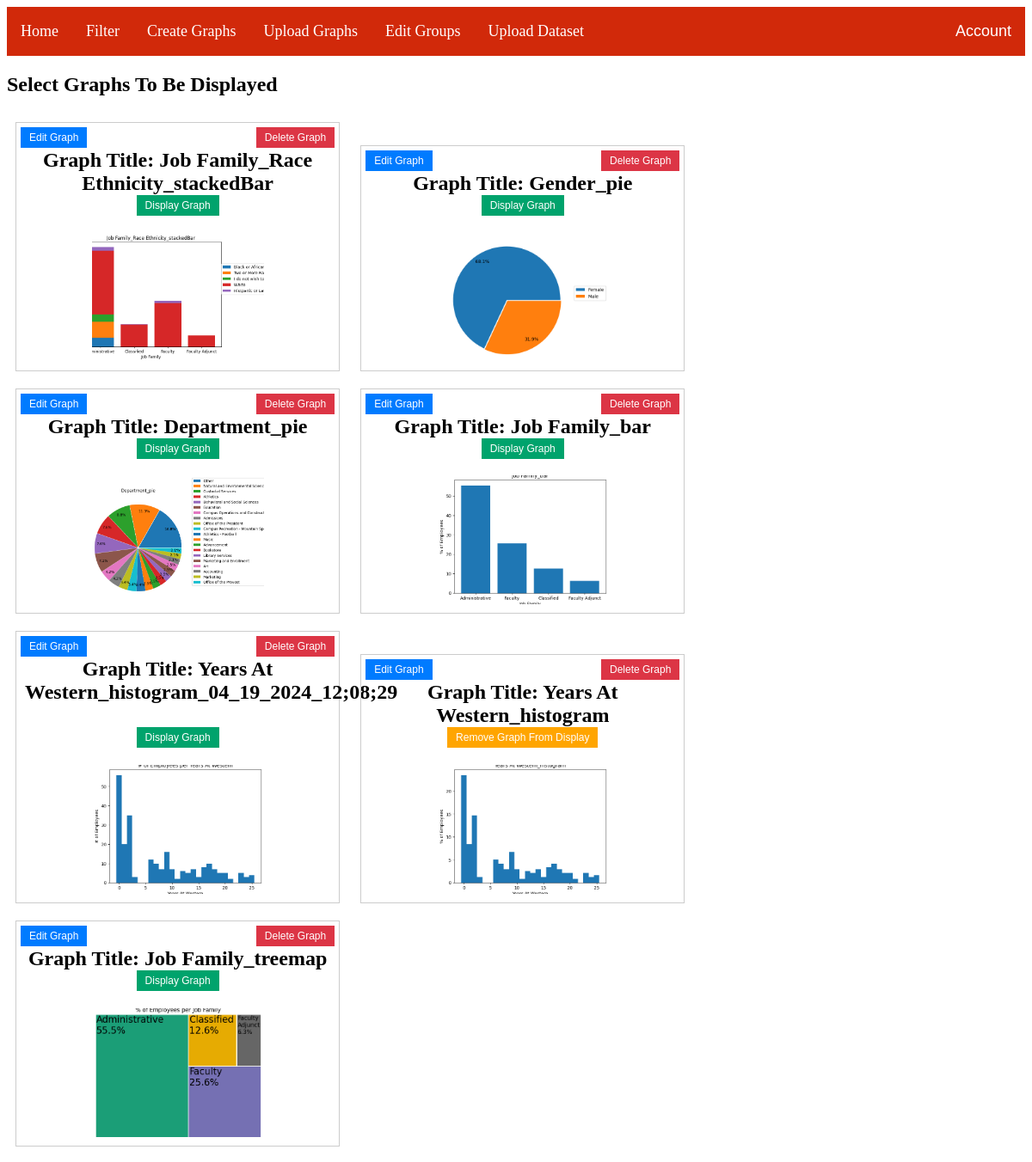
The page /uploadGraphs (signed in) on the database as committed earlier.
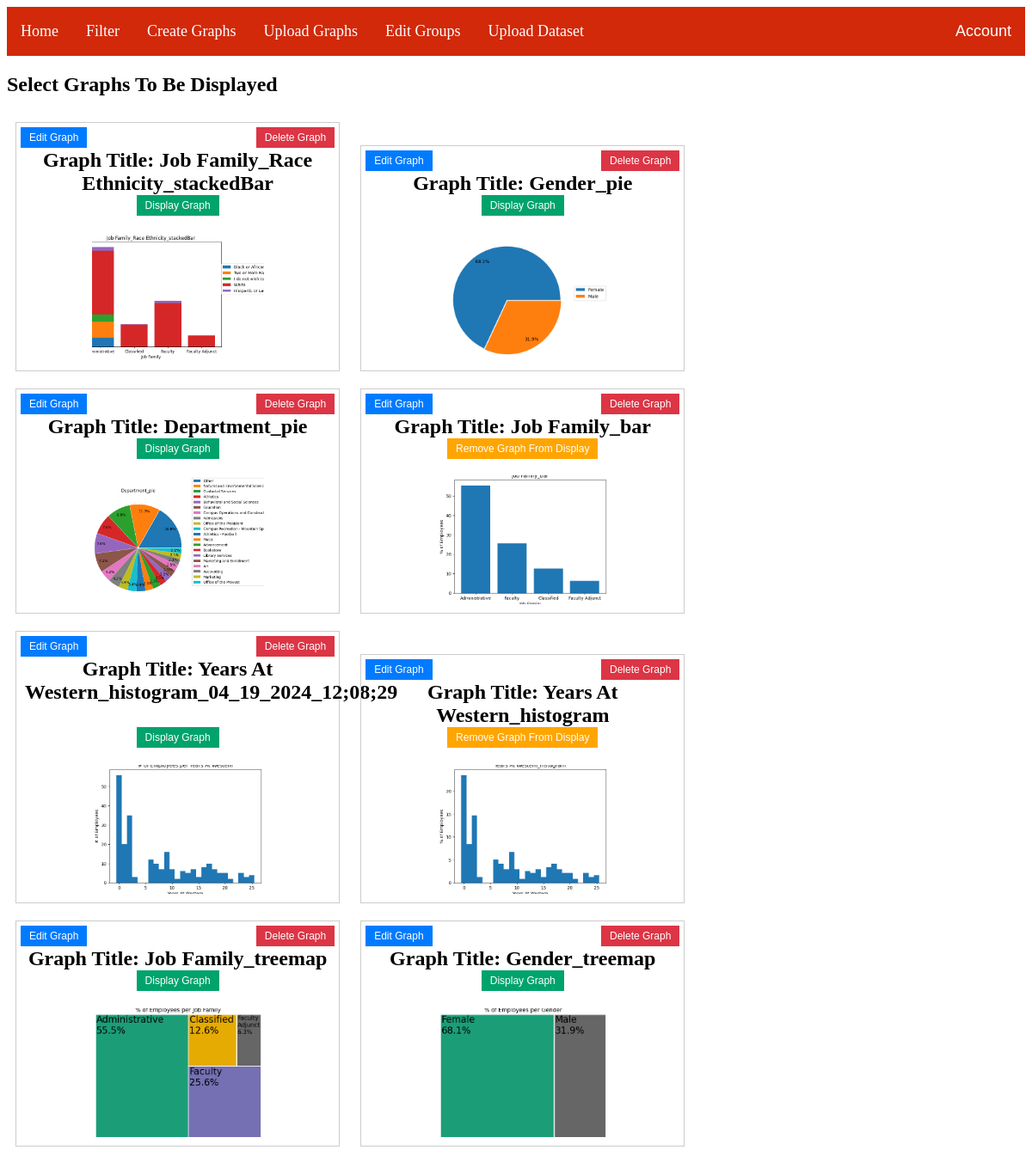
The same page on the database as committed later.
### main.py (models this page shows)
class Graphs(db.Model):
    id = db.Column(db.Integer, primary_key=True)
    path = db.Column(db.String(100), nullable=False)
    title = db.Column(db.String(50), nullable=False)
    description = db.Column(db.String(250), nullable=True)
    type = db.Column(db.String(20))
    useQuantity = db.Column(db.Boolean, default=False)
    currently_displayed = db.Column(db.Boolean, default=False, nullable=False)
    group_id = db.Column(db.Integer, db.ForeignKey('graphgroup.id'), nullable=True)

### main.py (the view)
@app.route("/uploadGraphs", methods=['GET', 'POST'])
@login_required
def selectGraphsForDashboard():
    graphs = Graphs.query.all()
    return render_template('uploadGraphs.html', graphs=graphs)

### main.py (called while the page is built)
@login_manager.user_loader
def load_user(uid):
    return User.query.get(uid)

### templates/uploadGraphs.html (shortened to what this page needs)
{% extends 'base.html' %}
{% block content %}
<head>
</head>
<body>
<h2>Select Graphs To Be Displayed</h2>
{% for graph in graphs %}
    <div class="graph-container" data-graph-id="{{ graph.id }}">
        <h2>Graph Title: {{ graph.title }}
            <button class="edit-button">Edit Graph</button>
            <button class="delete-button">Delete Graph</button>
            <br>
            {% if graph.currently_displayed %} <button class="remove-display-graph-button">Remove Graph From Display</button>
            {% else %} <button class="display-graph-button">Display Graph</button> {% endif %}
        </h2>
        <div class="image-container">
            <img src="{{ graph.path }}" class="thumbnail-img">
        </div>
    </div>
{% endfor %}
</body>
{% endblock %}

### templates/base.html (shortened to what this page needs)
<html>
<head>
    <!DOCTYPE html>
    <link href="/static/style.css" rel="stylesheet">
</head>
{% if current_user.is_authenticated %}
<body>
    <nav>
        <ul>
            <li><a href='/'>Home</a></li>
            <li><a href='/filterGraphs'>Filter</a></li>
            <li><a href='/createGraph'>Create Graphs</a></li>
            <li><a href='/uploadGraphs'>Upload Graphs</a></li>
            <li><a href='/editGroups'>Edit Groups</a></li>
            <li><a href='/uploadDataset'>Upload Dataset</a></li>
            <div class="dropdown">
                <button class="dropbtn">Account  </button>
            </div>
        </ul>
    </nav>
</body>
{% endif %}
{% block content %}
{% endblock %}
</html>

### static/style.css (style rules this page uses)
ul { list-style-type: none; margin: 0; padding: 0; overflow: hidden; background-color: #d1290a; }
li { float: left; }
li a { display: block; color: white; text-align: center; padding: 18px 16px; text-decoration: none; font-size: 18px; }
.dropdown { float: left; overflow: hidden; float: right; }
.dropdown .dropbtn { font-size: 18px; color: white; background-color: #d1290a; border: none; padding: 18px 16px; }

### templates/base.html (style rules this page uses)
nav { position: sticky; top: 0; background-color: #333; z-index: 1; }

### templates/uploadGraphs.html (style rules this page uses)
.edit-button { position: absolute; top: 5px; left: 5px; background-color: #007bff; color: white; border: none; padding: 5px 10px; font-size: 12px; cursor: pointer; }
.delete-button { position: absolute; top: 5px; right: 5px; background-color: #dc3545; color: white; border: none; padding: 5px 10px; font-size: 12px; cursor: pointer; }
.graph-container { display: inline-block; width: 30%; margin: 10px; border: 1px solid #ccc; padding: 10px; text-align: center; position: relative; }
.thumbnail-img { width: 200px; height: 150px; object-fit: cover; }
.remove-display-graph-button { position: center; top: 5px; background-color: #FFA500; color: white; border: none; padding: 5px 10px; font-size: 12px; cursor: pointer; }
.display-graph-button { position: center; top: 5px; background-color: #00A36C; color: white; border: none; padding: 5px 10px; font-size: 12px; cursor: pointer; }

Rows that differ between the two databases and show on the page:
changed Graphs "Job Family_bar": currently_displayed "Display Graph" → "Remove Graph From Display"
added Graphs: title "Gender_treemap", currently_displayed "Display Graph", path (picture)
